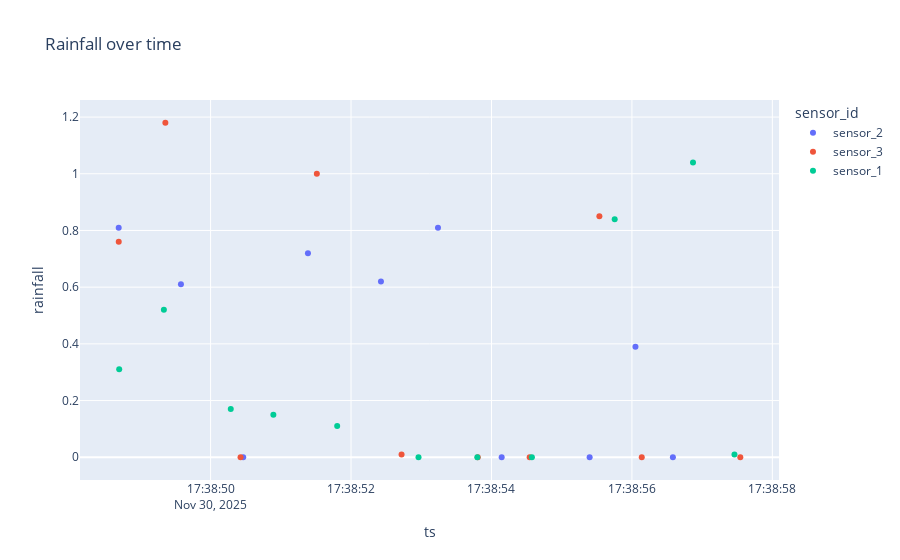

This figure's notebook cell:
### Code cell
fig = px.scatter(df, x='ts', y='rainfall', color='sensor_id', title="Rainfall over time")
fig.show()

### Figure 1 — Plotly figure (JSON) as saved in the notebook; plotly's stock layout.template omitted (floating-point values rounded to 4 significant figures)
{"data": [{"hovertemplate": "sensor_id=sensor_2<br>ts=%{x}<br>rainfall=%{y}<extra></extra>", "legendgroup": "sensor_2", "marker": {"color": "#636efa", "symbol": "circle"}, "mode": "markers", "name": "sensor_2", "orientation": "v", "showlegend": true, "type": "scatter", "x": ["2025-11-30T17:38:48.691305000", "2025-11-30T17:38:49.577762000", "2025-11-30T17:38:50.464383000", "2025-11-30T17:38:51.386400000", "2025-11-30T17:38:52.426181000", "2025-11-30T17:38:53.238114000", "2025-11-30T17:38:54.145026000", "2025-11-30T17:38:55.398032000", "2025-11-30T17:38:56.050542000", "2025-11-30T17:38:56.583578000"], "xaxis": "x", "y": [0.81, 0.61, 0.0, 0.72, 0.62, 0.81, 0.0, 0.0, 0.39, 0.0], "yaxis": "y"}, {"hovertemplate": "sensor_id=sensor_3<br>ts=%{x}<br>rainfall=%{y}<extra></extra>", "legendgroup": "sensor_3", "marker": {"color": "#EF553B", "symbol": "circle"}, "mode": "markers", "name": "sensor_3", "orientation": "v", "showlegend": true, "type": "scatter", "x": ["2025-11-30T17:38:48.691966000", "2025-11-30T17:38:49.355946000", "2025-11-30T17:38:50.426394000", "2025-11-30T17:38:51.512992000", "2025-11-30T17:38:52.719617000", "2025-11-30T17:38:53.804938000", "2025-11-30T17:38:54.543927000", "2025-11-30T17:38:55.536898000", "2025-11-30T17:38:56.140103000", "2025-11-30T17:38:57.543572000"], "xaxis": "x", "y": [0.76, 1.18, 0.0, 1.0, 0.01, 0.0, 0.0, 0.85, 0.0, 0.0], "yaxis": "y"}, {"hovertemplate": "sensor_id=sensor_1<br>ts=%{x}<br>rainfall=%{y}<extra></extra>", "legendgroup": "sensor_1", "marker": {"color": "#00cc96", "symbol": "circle"}, "mode": "markers", "name": "sensor_1", "orientation": "v", "showlegend": true, "type": "scatter", "x": ["2025-11-30T17:38:48.698401000", "2025-11-30T17:38:49.334780000", "2025-11-30T17:38:50.287200000", "2025-11-30T17:38:50.894029000", "2025-11-30T17:38:51.802694000", "2025-11-30T17:38:52.960918000", "2025-11-30T17:38:53.798400000", "2025-11-30T17:38:54.575594000", "2025-11-30T17:38:55.754714000", "2025-11-30T17:38:56.869849000", "2025-11-30T17:38:57.460387000"], "xaxis": "x", "y": [0.31, 0.52, 0.17, 0.15, 0.11, 0.0, 0.0, 0.0, 0.84, 1.04, 0.01], "yaxis": "y"}], "layout": {"legend": {"title": {"text": "sensor_id"}, "tracegroupgap": 0}, "title": {"text": "Rainfall over time"}, "xaxis": {"anchor": "y", "domain": [0, 1], "title": {"text": "ts"}}, "yaxis": {"anchor": "x", "domain": [0, 1], "title": {"text": "rainfall"}}}}
